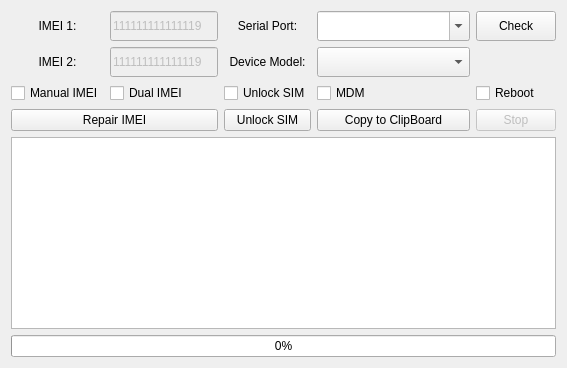
             <widget class="QWidget" name="tab_9">
              <attribute name="title">
               <string>Device7</string>
              </attribute>
              <layout class="QVBoxLayout" name="verticalLayout_3">
               <item>
                <layout class="QGridLayout" name="gridLayout_2">
                 <item row="1" column="2">
                  <widget class="QLabel" name="label_18">
                   <property name="text">
                    <string>Device Model:</string>
                   </property>
                   <property name="alignment">
                    <set>Qt::AlignCenter</set>
                   </property>
                   <property name="wordWrap">
                    <bool>false</bool>
                   </property>
                  </widget>
                 </item>
                 <item row="0" column="0">
                  <widget class="QLabel" name="label_11">
                   <property name="text">
                    <string>IMEI 1:</string>
                   </property>
                   <property name="alignment">
                    <set>Qt::AlignCenter</set>
                   </property>
                   <property name="wordWrap">
                    <bool>false</bool>
                   </property>
                  </widget>
                 </item>
                 <item row="1" column="0">
                  <widget class="QLabel" name="label_19">
                   <property name="text">
                    <string>IMEI 2:</string>
                   </property>
                   <property name="alignment">
                    <set>Qt::AlignCenter</set>
                   </property>
                   <property name="wordWrap">
                    <bool>false</bool>
                   </property>
                  </widget>
                 </item>
                 <item row="3" column="3">
                  <widget class="QPushButton" name="pb_CopytoClipBoard_D7">
                   <property name="text">
                    <string>Copy to ClipBoard</string>
                   </property>
                  </widget>
                 </item>
                 <item row="0" column="4">
                  <widget class="QPushButton" name="pb_CheckSerialPorts_D7">
                   <property name="sizePolicy">
                    <sizepolicy hsizetype="Preferred" vsizetype="Preferred">
                     <horstretch>0</horstretch>
                     <verstretch>0</verstretch>
                    </sizepolicy>
                   </property>
                   <property name="minimumSize">
                    <size>
                     <width>0</width>
                     <height>30</height>
                    </size>
                   </property>
                   <property name="maximumSize">
                    <size>
                     <width>16777215</width>
                     <height>45</height>
                    </size>
                   </property>
                   <property name="text">
                    <string>Check</string>
                   </property>
                  </widget>
                 </item>
                 <item row="0" column="2">
                  <widget class="QLabel" name="label_17">
                   <property name="text">
                    <string>Serial Port:</string>
                   </property>
                   <property name="alignment">
                    <set>Qt::AlignCenter</set>
                   </property>
                   <property name="wordWrap">
                    <bool>false</bool>
                   </property>
                  </widget>
                 </item>
                 <item row="2" column="4">
                  <widget class="QCheckBox" name="chk_Reboot_D7">
                   <property name="text">
                    <string>Reboot</string>
                   </property>
                  </widget>
                 </item>
                 <item row="3" column="4">
                  <widget class="QPushButton" name="pb_Stop_D7">
                   <property name="enabled">
                    <bool>false</bool>
                   </property>
                   <property name="text">
                    <string>Stop</string>
                   </property>
                  </widget>
                 </item>
                 <item row="0" column="1">
                  <widget class="QLineEdit" name="txt_IMEI_D7_1">
                   <property name="enabled">
                    <bool>false</bool>
                   </property>
                   <property name="sizePolicy">
                    <sizepolicy hsizetype="Preferred" vsizetype="Fixed">
                     <horstretch>0</horstretch>
                     <verstretch>0</verstretch>
                    </sizepolicy>
                   </property>
                   <property name="minimumSize">
                    <size>
                     <width>0</width>
                     <height>30</height>
                    </size>
                   </property>
                   <property name="text">
                    <string>111111111111119</string>
                   </property>
                   <property name="maxLength">
                    <number>15</number>
                   </property>
                  </widget>
                 </item>
                 <item row="2" column="0">
                  <widget class="QCheckBox" name="chk_manual_IMEI_D7">
                   <property name="text">
                    <string>Manual IMEI</string>
                   </property>
                  </widget>
                 </item>
                 <item row="0" column="3">
                  <widget class="QComboBox" name="cmb_PortNumber_D7">
                   <property name="sizePolicy">
                    <sizepolicy hsizetype="Expanding" vsizetype="Fixed">
                     <horstretch>0</horstretch>
                     <verstretch>0</verstretch>
                    </sizepolicy>
                   </property>
                   <property name="minimumSize">
                    <size>
                     <width>0</width>
                     <height>30</height>
                    </size>
                   </property>
                   <property name="mouseTracking">
                    <bool>false</bool>
                   </property>
                   <property name="editable">
                    <bool>true</bool>
                   </property>
                  </widget>
                 </item>
                 <item row="1" column="3">
                  <widget class="QComboBox" name="cmb_DeviceModel_D7">
                   <property name="sizePolicy">
                    <sizepolicy hsizetype="Expanding" vsizetype="Fixed">
                     <horstretch>0</horstretch>
                     <verstretch>0</verstretch>
                    </sizepolicy>
                   </property>
                   <property name="minimumSize">
                    <size>
                     <width>0</width>
                     <height>30</height>
                    </size>
                   </property>
                   <property name="mouseTracking">
                    <bool>false</bool>
                   </property>
                   <item>
                    <property name="text">
                     <string/>
                    </property>
                   </item>
                   <item>
                    <property name="text">
                     <string>E6s XT2053</string>
                    </property>
                   </item>
                   <item>
                    <property name="text">
                     <string>G8 Power Lite XT2055</string>
                    </property>
                   </item>
                   <item>
                    <property name="text">
                     <string>E7 Play XT2095</string>
                    </property>
                   </item>
                  </widget>
                 </item>
                 <item row="2" column="1">
                  <widget class="QCheckBox" name="chk_Dual_IMEI_D7">
                   <property name="text">
                    <string>Dual IMEI</string>
                   </property>
                  </widget>
                 </item>
                 <item row="1" column="1">
                  <widget class="QLineEdit" name="txt_IMEI_D7_2">
                   <property name="enabled">
                    <bool>false</bool>
                   </property>
                   <property name="sizePolicy">
                    <sizepolicy hsizetype="Preferred" vsizetype="Fixed">
                     <horstretch>0</horstretch>
                     <verstretch>0</verstretch>
                    </sizepolicy>
                   </property>
                   <property name="minimumSize">
                    <size>
                     <width>0</width>
                     <height>30</height>
                    </size>
                   </property>
                   <property name="text">
                    <string>111111111111119</string>
                   </property>
                   <property name="maxLength">
                    <number>15</number>
                   </property>
                  </widget>
                 </item>
                 <item row="2" column="2">
                  <widget class="QCheckBox" name="chk_unLock_D7">
                   <property name="text">
                    <string>Unlock SIM</string>
                   </property>
                  </widget>
                 </item>
                 <item row="2" column="3">
                  <widget class="QCheckBox" name="chk_mdm_D7">
                   <property name="text">
                    <string>MDM</string>
                   </property>
                  </widget>
                 </item>
                 <item row="3" column="2">
                  <widget class="QPushButton" name="pb_unLock_D7">
                   <property name="text">
                    <string>Unlock SIM</string>
                   </property>
                  </widget>
                 </item>
                 <item row="3" column="0" colspan="2">
                  <widget class="QPushButton" name="pb_StartRepairing_D7">
                   <property name="text">
                    <string>Repair IMEI</string>
                   </property>
                  </widget>
                 </item>
                </layout>
               </item>
               <item>
                <widget class="QTextBrowser" name="txt_outPut_D7">
                 <property name="styleSheet">
                  <string notr="true"/>
                 </property>
                </widget>
               </item>
               <item>
                <widget class="QProgressBar" name="progress_D7">
                 <property name="value">
                  <number>0</number>
                 </property>
                 <property name="alignment">
                  <set>Qt::AlignCenter</set>
                 </property>
                </widget>
               </item>
              </layout>
             </widget>
